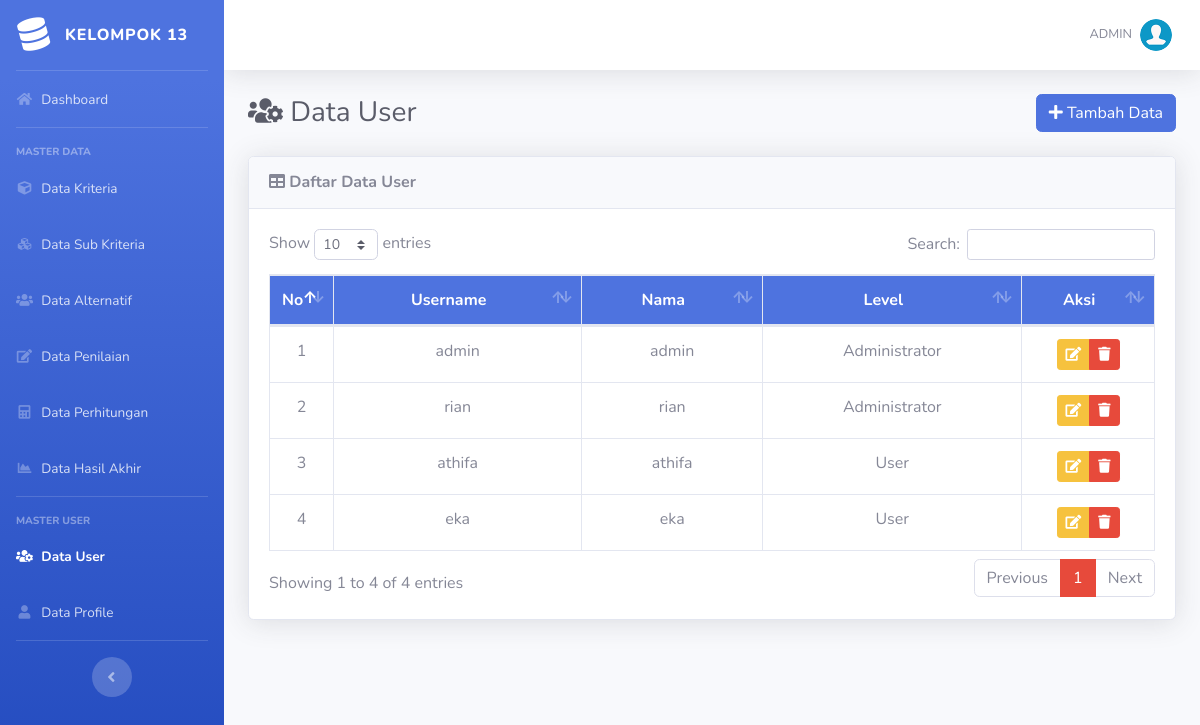
Page /list-user.php (signed in) on the committed database.
### tables this page shows
CREATE TABLE `user` (
  `id_user` int(5) NOT NULL,
  `username` varchar(16) NOT NULL,
  `password` varchar(255) NOT NULL,
  `nama` varchar(70) NOT NULL,
  `email` varchar(50) DEFAULT NULL,
  `role` char(1) NOT NULL
);

### list-user.php (the view, shortened to what this page needs)
<?php require_once('includes/init.php'); ?>
<?php
require_once('template/header.php');
?>
<div class="d-sm-flex align-items-center justify-content-between mb-4">
    <h1 class="h3 mb-0 text-gray-800"><i class="fas fa-fw fa-users-cog"></i> Data User</h1>
    <a href="tambah-user.php" class="btn btn-primary"> <i class="fa fa-plus"></i> Tambah Data </a>
</div>
<div class="card shadow mb-4">
    <div class="card-header py-3">
        <h6 class="m-0 font-weight-bold"><i class="fa fa-table"></i> Daftar Data User</h6>
    </div>
    <div class="card-body">
		<div class="table-responsive">
			<table class="table table-bordered" id="dataTable" width="100%" cellspacing="0">
				<thead class="bg-primary text-white">
					<tr align="center">
						<th width="5%">No</th>
						<th>Username</th>
						<th>Nama</th>
						<th>Level</th>
						<th width="15%">Aksi</th>
					</tr>
				</thead>
				<tbody>
				<?php
				$no=0;
				$query = mysqli_query($koneksi,"SELECT * FROM user");
				while($data = mysqli_fetch_array($query)):
				$no++;
				?>
					<tr align="center">
						<td><?php echo $no; ?></td>
						<td><?php echo $data['username']; ?></td>
						<td><?php echo $data['nama']; ?></td>
						<td>
						<?php
						if($data['role'] == 1) {
							echo 'Administrator';
						} elseif($data['role'] == 2) {
							echo 'User';
						}
						?>
						</td>
						<td>
							<div class="btn-group" role="group">
								<a data-toggle="tooltip" data-placement="bottom" title="Edit Data" href="edit-user.php?id=<?php echo $data['id_user']; ?>" class="btn btn-warning btn-sm"><i class="fa fa-edit"></i></a>
								<a  data-toggle="tooltip" data-placement="bottom" title="Hapus Data" href="hapus-user.php?id=<?php echo $data['id_user']; ?>" onclick="return confirm ('Apakah anda yakin untuk meghapus data ini')" class="btn btn-danger btn-sm"><i class="fa fa-trash"></i></a>
							</div>
						</td>
					</tr>
				<?php endwhile; ?>
				</tbody>
			</table>
		</div>
	</div>
</div>
<?php
require_once('template/footer.php');
?>

### rows in the picture
user: username "admin", nama "admin", role "Administrator"
user: username "rian", nama "rian", role "Administrator"
user: username "athifa", nama "athifa", role "User"
user: username "eka", nama "eka", role "User"

### other values in the picture
$_SESSION['username'] "ADMIN"
